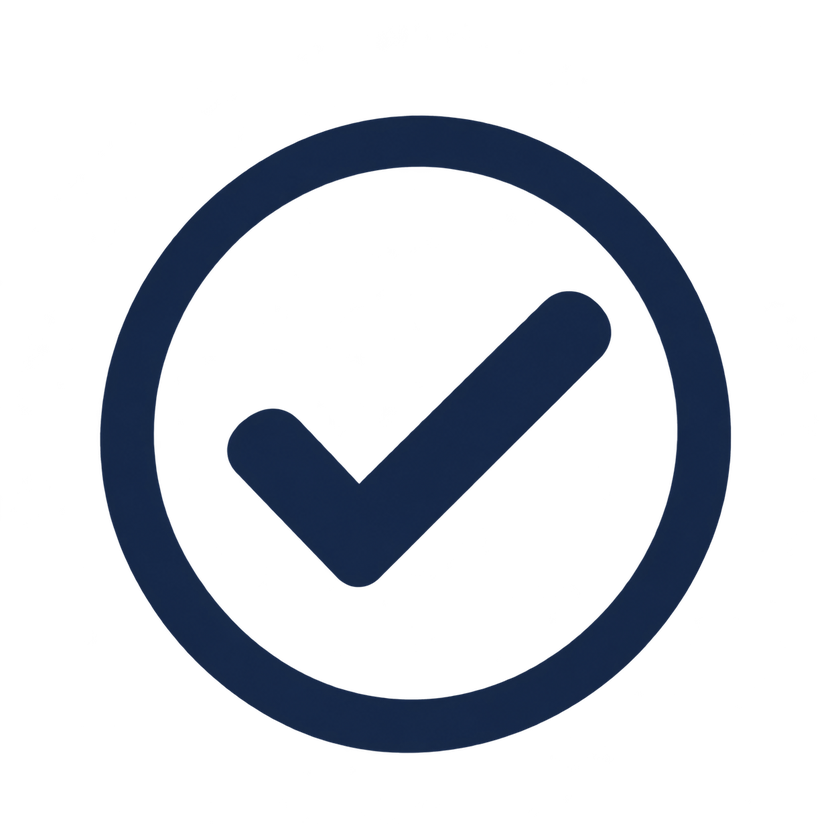
#> input picture admin_web/assets/steps/step_confirm_ai_20261110.png, 840 x 840 px, shrunk from 1254 x 1254 before the run; its folder holds 3 pictures in this run
$ python verify_step_icons.py
#> lines starting #> are read from the running program, lines starting #| are printed output that depends on the picture
from pathlib import Path
from PIL import Image

for f in Path("assets/steps").glob("step_*.png"):
    im = Image.open(f).convert("RGBA")
#> im is the input picture: PIL image 840x840 RGBA; mean R, G, B, A 4.3, 7.8, 14.4, 48.5
    a = im.getchannel("A")
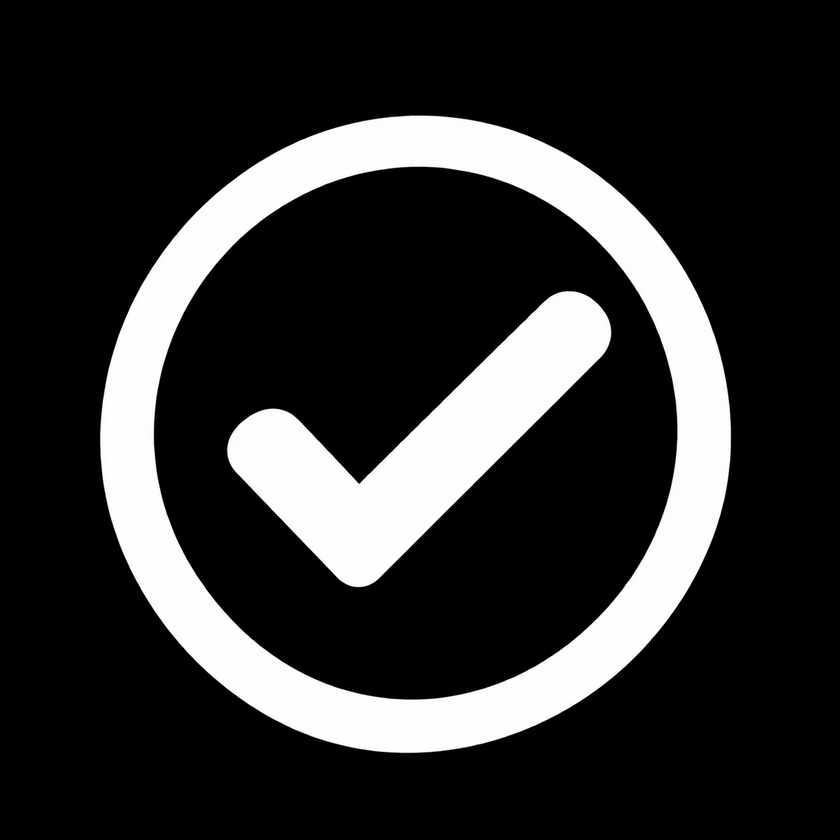
#> a: PIL image 840x840 L; min 0, max 255, mean 48.5
    hist = a.histogram()
#> hist = 256 values, max 559567 at index 0, min 9 at index 73, mean 2756.2
    print(f.name, im.size, "alpha0", hist[0], "alpha255", hist[255], "extrema", a.getextrema())
#| step_confirm_ai_20261110.png (840, 840) alpha0 559567 alpha255 2712 extrema (0, 255)
#> pass 2 of the loop `for f in Path("assets/steps").glob("step_*.png"):`:
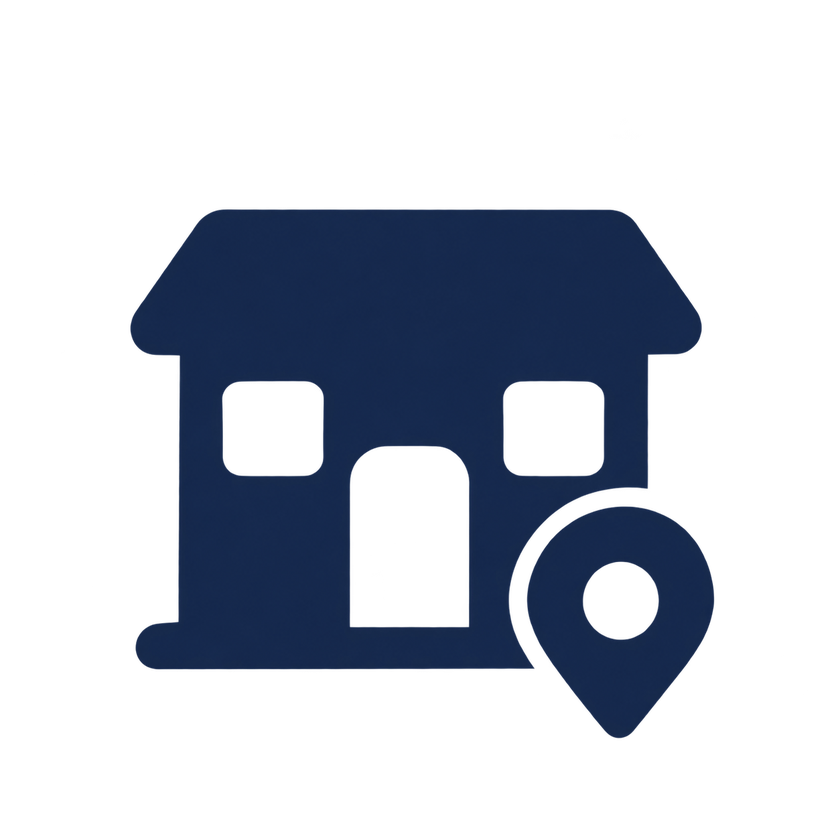
#> input picture admin_web/assets/steps/step_facility_ai_20261110.png, 840 x 840 px, shrunk from 1254 x 1254 before the run
#> im is the input picture: PIL image 840x840 RGBA; mean R, G, B, A 5.8, 11, 21.1, 67.4
#> `a = im.getchannel("A")`:
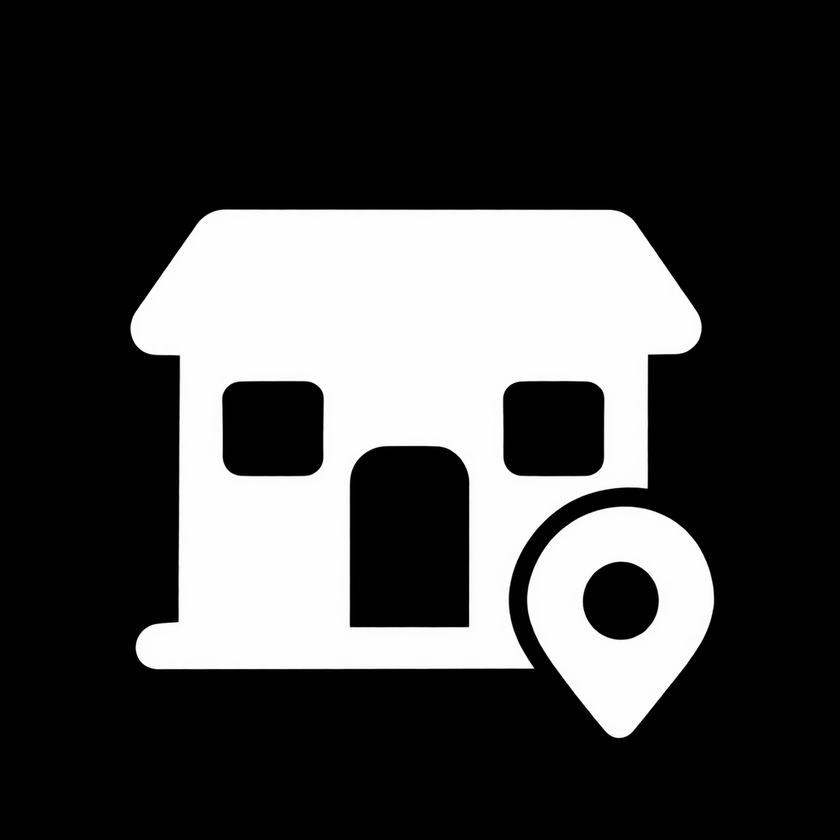
#> a: PIL image 840x840 L; min 0, max 255, mean 67.4
#> hist = 256 values, max 509427 at index 0, min 4 at index 137, mean 2756.2
#| step_facility_ai_20261110.png (840, 840) alpha0 509427 alpha255 2479 extrema (0, 255)
#> pass 3 of the loop `for f in Path("assets/steps").glob("step_*.png"):`:
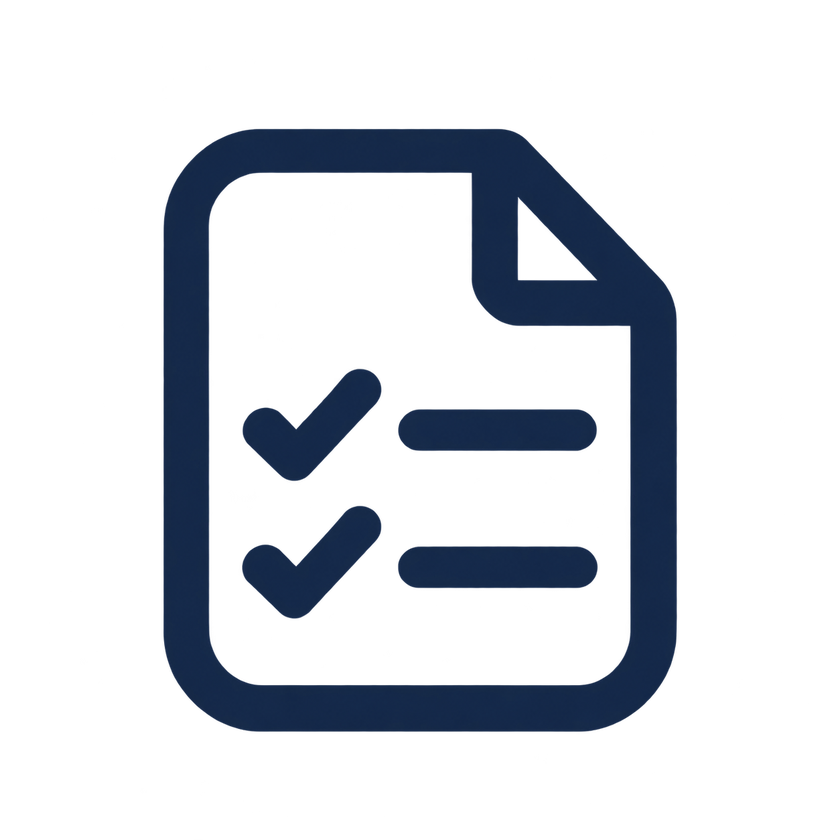
#> input picture admin_web/assets/steps/step_rules_ai_20261110.png, 840 x 840 px, shrunk from 1254 x 1254 before the run
#> im is the input picture: PIL image 840x840 RGBA; mean R, G, B, A 3.8, 7.5, 13.9, 45.1
#> `a = im.getchannel("A")`:
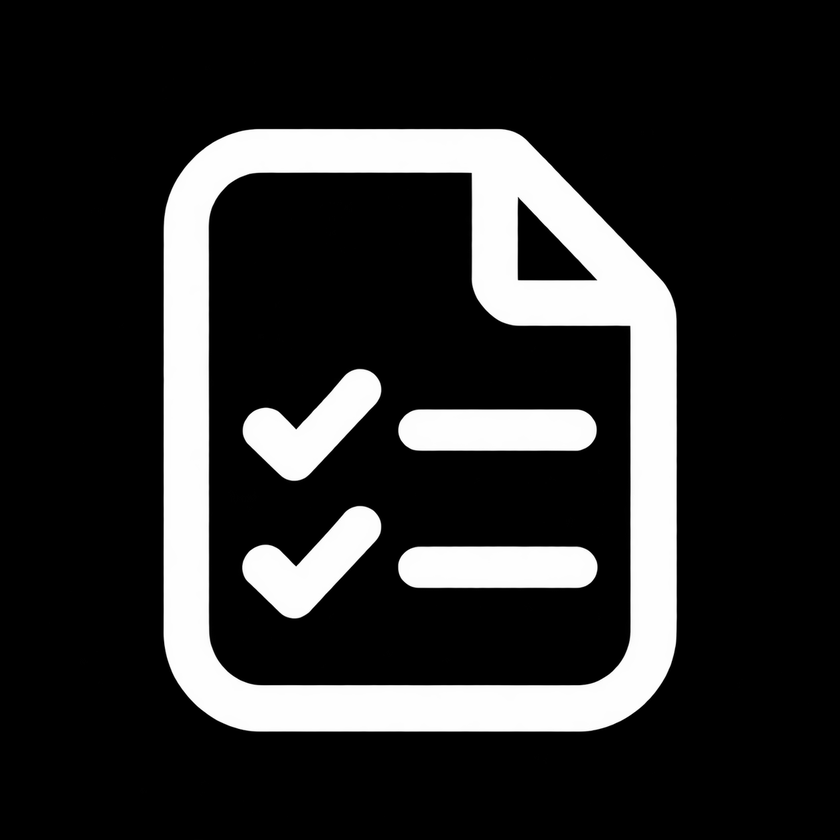
#> a: PIL image 840x840 L; min 0, max 255, mean 45.1
#> hist = 256 values, max 568024 at index 0, min 6 at index 64, mean 2756.2
#| step_rules_ai_20261110.png (840, 840) alpha0 568024 alpha255 4430 extrema (0, 255)
